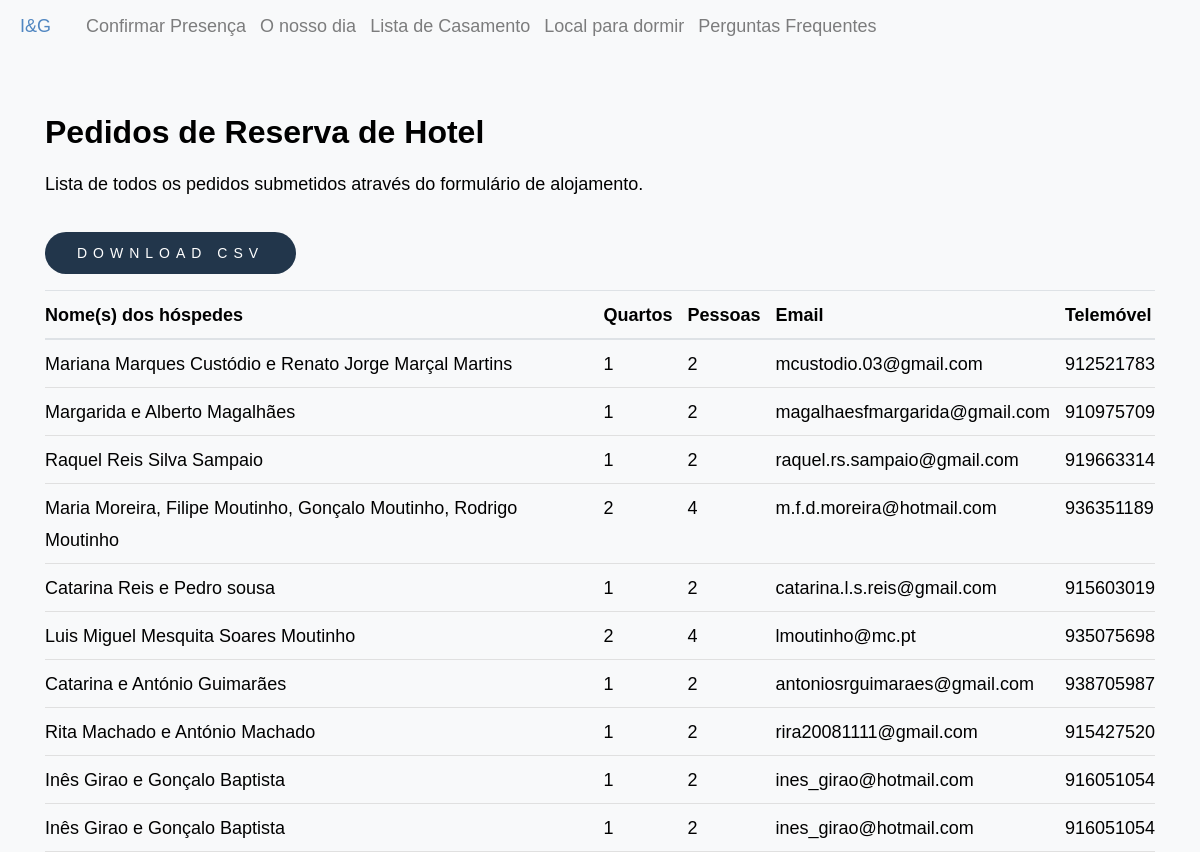
Page /edit/hotel_reservations on the earlier database version.
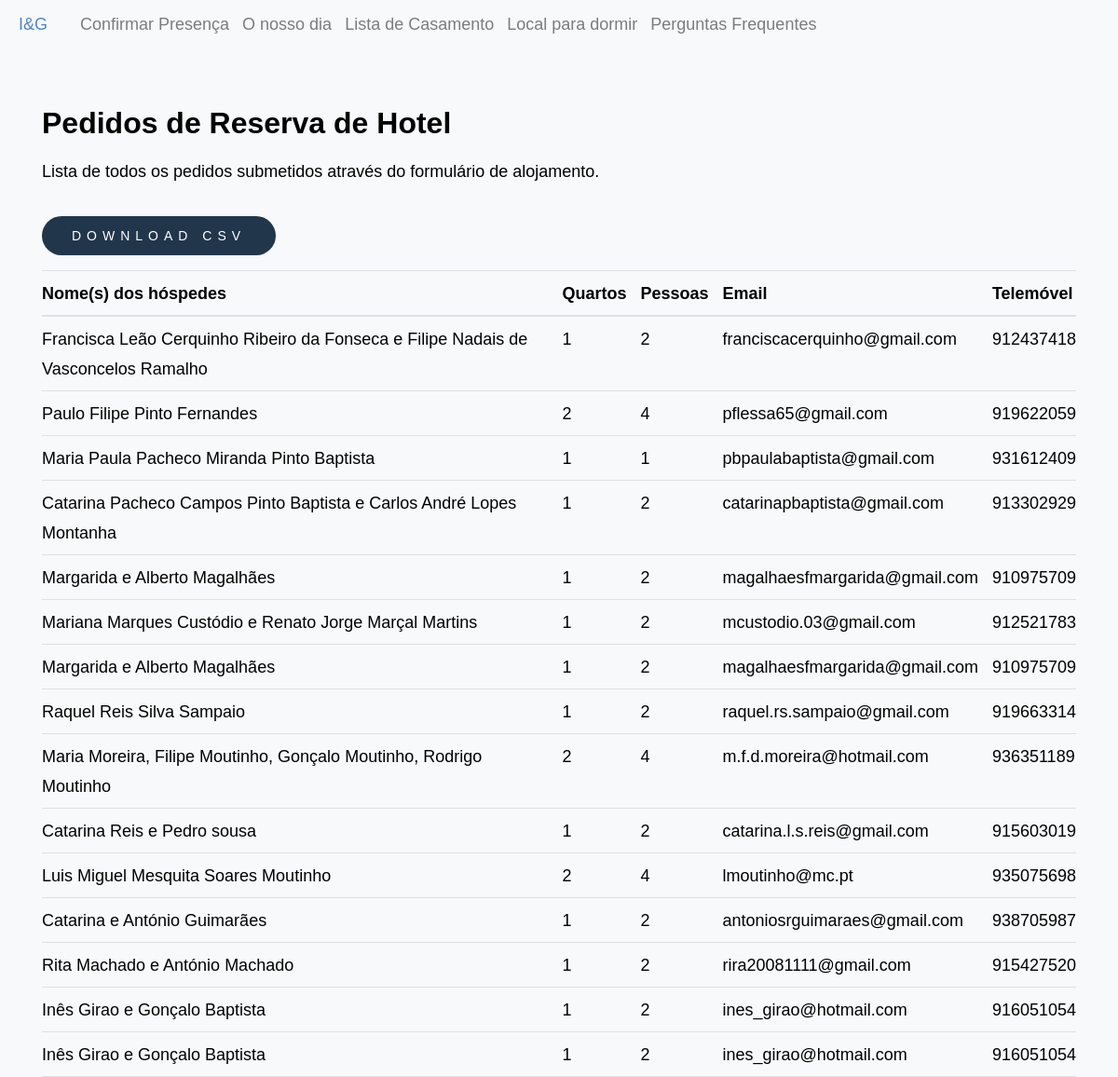
Same page on the later database version.
### inesegoncalo/models/hotel_reservations.py (models this page shows)
class HotelReservation(db.Model, model.Model, model.Base):
    __tablename__ = "hotel_reservations"
    __table_args__ = {"extend_existing": True}
    id = Column(Integer, primary_key=True)
    guest_names = Column(Text, nullable=False)
    num_rooms = Column(Integer, nullable=False)
    num_people = Column(Integer, nullable=False)
    email = Column(Text, nullable=False)
    phone = Column(Text, nullable=False)

### inesegoncalo/modules/edit.py (the view)
@bp.route("/hotel_reservations", methods=("GET", "POST"))
def hotel_reservations():
    reservations = HotelReservation.query.order_by(HotelReservation.id.desc()).all()
    return render_template("edit/hotel_reservations.html", reservations=reservations)

### inesegoncalo/templates/edit/hotel_reservations.html (shortened to what this page needs)
{% extends 'layout.html' %}
{% block content %}
<div class="edit-page-container container">
    <div class="edit-card">
        <div class="edit-card-header">
            <div>
                <h2>Pedidos de Reserva de Hotel</h2>
                <p>Lista de todos os pedidos submetidos através do formulário de alojamento.</p>
            </div>
            <button onclick="generateHotelReservationsCSV()" class="btn btn_contribuir accept">
                Download CSV
            </button>
        </div>
        <div class="edit-table-wrapper">
            <table class="table edit-table">
                <thead>
                    <tr>
                        <th>Nome(s) dos hóspedes</th>
                        <th>Quartos</th>
                        <th>Pessoas</th>
                        <th>Email</th>
                        <th>Telemóvel</th>
                    </tr>
                </thead>
                <tbody>
                    {% for reservation in reservations %}
                    <tr>
                        <td>{{ reservation.guest_names }}</td>
                        <td>{{ reservation.num_rooms }}</td>
                        <td>{{ reservation.num_people }}</td>
                        <td>{{ reservation.email }}</td>
                        <td>{{ reservation.phone }}</td>
                    </tr>
                    {% else %}
                    <tr>
                        <td colspan="5" style="text-align: center; padding: 1.5rem 0;">
                            Ainda não existem pedidos de reserva de hotel.
                        </td>
                    </tr>
                    {% endfor %}
                </tbody>
            </table>
        </div>
    </div>
</div>
{% endblock %}

### inesegoncalo/templates/layout.html (shortened to what this page needs)
<!DOCTYPE html>
<html lang="en">
    <head>
        <link href="https://maxcdn.bootstrapcdn.com/bootstrap/4.1.3/css/bootstrap.min.css" rel="stylesheet">
        <link href="{{ url_for('static', filename='style/main.css')}}" rel="stylesheet">
        <link href="{{ url_for('static', filename='style/vendor.css')}}" rel="stylesheet">
        <link href="{{ url_for('static', filename='style/confirmation.css')}}" rel="stylesheet">
        <link href="{{ url_for('static', filename='style/card.css')}}" rel="stylesheet">
        <link href="{{ url_for('static', filename='style/contribution.css')}}" rel="stylesheet">
        <link href="{{ url_for('static', filename='style/timeline.css')}}" rel="stylesheet">
        <link href="{{ url_for('static', filename='style/lista_casamento.css')}}" rel="stylesheet">
        <link rel="stylesheet" href="https://use.fontawesome.com/releases/v5.2.0/css/all.css">
    <body id="top">
        <div>
            <nav class="navbar navbar-expand-lg navbar-light bg-light">
                <a  class="nav-link"  href="{{url_for('main.index')}}" style="color:#5086c1">
                    I&G
                </a>
                <div class="collapse navbar-collapse" id="navbarText">
                  <ul class="navbar-nav mr-auto">
                    <li class="nav-item">
                        <a class="nav-link" href="{{url_for('confirmations.confirmation')}}">Confirmar Presença</a>
                      </li>
                   <li class="nav-item">
                        <a class="nav-link"  href="{{url_for('main.info')}}">O nosso dia</a>
                    </li>
                    <li class="nav-item">
                        <a class="nav-link" href="{{url_for('products.all')}}">Lista de Casamento</a>
                      </li>
                      <li class="nav-item">
                        <a class="nav-link" href="{{url_for('main.hotels')}}">Local para dormir</a>
                      </li>
                      <li class="nav-item">
                        <a class="nav-link" href="{{url_for('main.faqs')}}">Perguntas Frequentes</a>
                      </li>
                  </ul>
                </div>
              </nav>
            </div>
        {% block content %}
        {% endblock %}
    </body>
</html>

### inesegoncalo/static/style/main.css (style rules this page uses)
html { font-size: 10px; }
html, body { height: 100%; }
body { background: #ffffff; font-family: 'Metropolis', sans-serif; font-size: 1.8rem; font-style: normal; font-weight: normal; line-height: 1.778; color: #000000; margin: 0; padding: 0; position: relative; }
h1, h2, h3, h4, h5, h6, .h1, .h2, .h3, .h4, .h5, .h6 { font-family: 'Metropolis', sans-serif ; font-weight: 700; font-style: normal; color: #000000; font-variant-ligatures: common-ligatures; text-rendering: optimizeLegibility; }
h1, .h1, h2, .h2, h3, .h3, h4, .h4 { margin-top: 6rem; margin-bottom: 1.6rem; }
h2, .h2 { font-size: 3.2rem; line-height: 1.25; }
ul { list-style: disc; }
li { display: list-item; }
ol, ul { margin-left: 1.6rem; }
ul li { padding-left: .4rem; }
table { border-width: 0; width: 100%; max-width: 100%; font-family: 'Metropolis', sans-serif ; border-collapse: collapse; }
th, td { padding: 1.5rem 3.2rem; text-align: left; border-bottom: 1px solid #e0e0e0; }
th { color: #000000; font-family: 'Metropolis', sans-serif ; font-weight: 700; }
th:first-child, td:first-child { padding-left: 0; }
th:last-child, td:last-child { padding-right: 0; }
button, .btn { margin-bottom: 1.6rem; }
input, textarea, select, pre, blockquote, figure, table, p, ul, ol, dl, form, .video-container, .ss-custom-select { margin-bottom: 3.2rem; }
::placeholder { color: #8c8c8c; }
.btn, button, input[type="submit"], input[type="reset"], input[type="button"] { display: inline-block; font-family: 'Metropolis', sans-serif ; font-weight: 700; font-size: 1.1rem; text-transform: uppercase; letter-spacing: .6rem; height: 6rem; line-height: 5.6rem; padding: 0 3.2rem; margin: 0 .4rem 1.6rem 0; color: #ffffff; text-decoration: none; text-align: center; white-space: nowrap; cursor: pointer; transition: all .3s ease-in-out; -webkit-font-smoothing: antialiased; -moz-osx-font-smoothing: grayscale; border-radius: 4px; background-color: #272727; border: 0.2rem solid #272727; }

### inesegoncalo/static/style/card.css (style rules this page uses)
body { background-color: #f8f9fa!important }
.btn_contribuir { background-color: #22364b; color: #ffffff; font-weight: 400; height: 50px; font-size: 14px; border: none; border-radius: 40px; text-transform: uppercase; line-height: 3em !important; height: auto !important; }

### inesegoncalo/static/style/lista_casamento.css (style rules this page uses)
a, a:hover { text-decoration: none; transition: color 0.3s ease-in-out; }

Differences in the rows shown:
added HotelReservation: guest_names "Francisca Leão Cerquinho Ribeiro da Fonseca e Filipe Nadais de Vasconcelos Ramalho", num_rooms "1", num_people "2", email "franciscacerquinho@gmail.com", phone "912437418"
added HotelReservation: guest_names "Paulo Filipe Pinto Fernandes", num_rooms "2", num_people "4", email "pflessa65@gmail.com", phone "919622059"
added HotelReservation: guest_names "Maria Paula Pacheco Miranda Pinto Baptista", num_rooms "1", num_people "1", email "pbpaulabaptista@gmail.com", phone "931612409"
added HotelReservation: guest_names "Catarina Pacheco Campos Pinto Baptista e Carlos André Lopes Montanha", num_rooms "1", num_people "2", email "catarinapbaptista@gmail.com", phone "913302929"
added HotelReservation: guest_names "Margarida e Alberto Magalhães", num_rooms "1", num_people "2", email "magalhaesfmargarida@gmail.com", phone "910975709"
